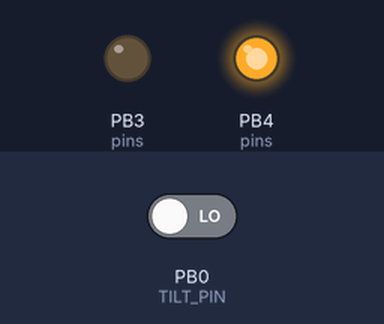
The sketch below on a simulated ATtiny85, built with avr-gcc and run on an emulated ATtiny85. Parts: output pins drawn as LEDs (lit = HIGH). Inputs (shaded band) come from the test bench; at power-on: PB0 (TILT_PIN) LOW. Sleep ends after the set time or at an interrupt; random numbers use the default seed unless the sketch sets one.

Above: at 0.01 s.
At 1.0 s:
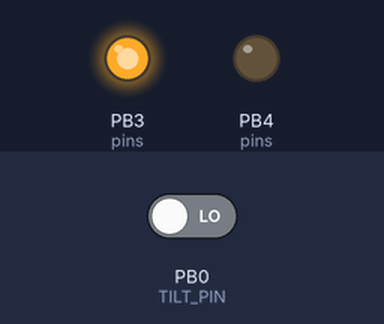
Timing chart, 0 to 2.5 s (numbered marks = the images above):
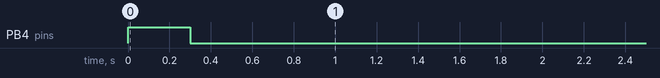

The sketch:

dice.ino
```cpp
/*
 * This code is to build a single die with a tilt switch, seven LEDs, and an ATTINY45.
 */

#include <avr/interrupt.h>
#include <avr/sleep.h>

// Tilt sensor pin
#define TILT_PIN 0

// Charliplexed LED Pins
#define P1 1
#define P2 2
#define P3 3
#define P4 4
const int pins[4] = {P1, P2, P3, P4};

// How many LEDs are there?
#define NUMPIPS 7

// Delay for charliplex. Cycles * delay is the
// amount of time the value will show.
#define DELAY 0
#define CYCLES 1000

// Which pips are lit for each die roll 1..6?
/*
 *    ---------
 *    | 1   4 |
 *    | 2 7 5 |
 *    | 3   6 |
 *    ---------
 *
 */

#define OFF -1
const int pin_map[][4] = {
  {OFF, OFF, OFF, OFF},  // zero
  {OFF, OFF, LOW, HIGH}, // one
  {OFF, LOW, OFF, HIGH}, // two
  {LOW, OFF, OFF, HIGH}, // three
  {OFF, OFF, HIGH, LOW}, // four
  {OFF, HIGH, OFF, LOW}, // five
  {HIGH, OFF, OFF, LOW}, // six
  {OFF, LOW, HIGH, OFF}  // seven
};

// Which pips are lit for each die roll?
const byte PIPS[] = {
  0b01000000, // one
  0b00010010, // two
  0b01100001, // three
  0b00101101, // four
  0b01101101, // five
  0b00111111, // six
  0b01111111, // seven
};

//State definitions
#define ROLL_DISABLED     0
#define ROLL_WAITING      1
#define ROLL_TRIGGERED    2

//State variable
volatile uint8_t state;

void clear_pins() {
  // Reset all pins
  for (int pid = 0; pid < 4; pid++) {

     // Look up the pin number in the array
     int pin = pins[pid];

     // Set all pins as input
      pinMode(pin, INPUT);
  }
}

void light_pip(int pip) {
  // Light a single pip on the die

  clear_pins();

  for (int pid = 0; pid < 4; pid++) {

    // Should the pin be high, low, or off?
    int pin_value = pin_map[pip][pid];

    // Look up the pin number in the array
    int pin = pins[pid];

    switch(pin_value) {
      case HIGH:
        pinMode(pin, OUTPUT);
        digitalWrite(pin, HIGH);
        break;
      case LOW:
        pinMode(pin, OUTPUT);
        digitalWrite(pin, LOW);
        break;
      default:
        pinMode(pin, INPUT);
        break;
    }
  }
}

void light_die(int val, int cycles=CYCLES) {
  // Light multiple pips for a die value

  byte pip_map = PIPS[val - 1];

  for (int j = 0; j < cycles; j++) {
    for (int pip = 0; pip < NUMPIPS; pip++) {

      // Shift the bit mask
      int mask = 1 << pip;


      if ((pip_map & mask) == mask) {
        light_pip(pip + 1);
        //Serial.println("Lighting pip+1");
      }
      delay(DELAY);
    }

  }

  clear_pins();
}

void cycle_pips() {
  // Light each pip in sequence
  for (int p = 1; p <= 7; p++) {
    light_pip(p);
    delay(100);
  }
}

void cycle_vals() {
  // Light each die value in sequence
  for (int d = 1; d <= 6; d++) {
    clear_pins();
    delay(100);
    light_die(d, 50);
  }
}

void blink_all(int n) {
  // Blink all LEDs n times
  for (int i=0; i < n; i++) {
    clear_pins();
    delay(100);
    light_die(7, 100);
    delay(100);
  }
}

void setup() {

  randomSeed(micros);

  cycle_pips();
  delay(100);
  cycle_vals();

  // Configure the input pin
  pinMode(TILT_PIN, INPUT);

  // Start with the state enabled
  state = ROLL_WAITING;

  // Using interrupts to help save some power
  // Using interrupt example from:
  // https://thewanderingengineer.com/2014/08/11/pin-change-interrupts-on-attiny85/

  GIMSK = 0b00100000;
  PCMSK = 0b00000001;
  sei();
}

ISR(PCINT0_vect) {
  // set the roll boolean to true, so it will
  // be picked up on the next loop.

  if (state == ROLL_WAITING) {
    state = ROLL_TRIGGERED;
  }
}

void loop() {

  if (state == ROLL_TRIGGERED) {
    // Clear the state
    state = ROLL_DISABLED;

    light_die(random(1, 7));
    delay(100);

    // Wait for the next roll
    state = ROLL_WAITING;
  }

  set_sleep_mode(SLEEP_MODE_PWR_DOWN);
  cli();
  if (state != ROLL_TRIGGERED) {
    sleep_enable();
    sleep_bod_disable();
    sei();
    sleep_cpu();
    sleep_disable();
  }
  sei();
}
```
